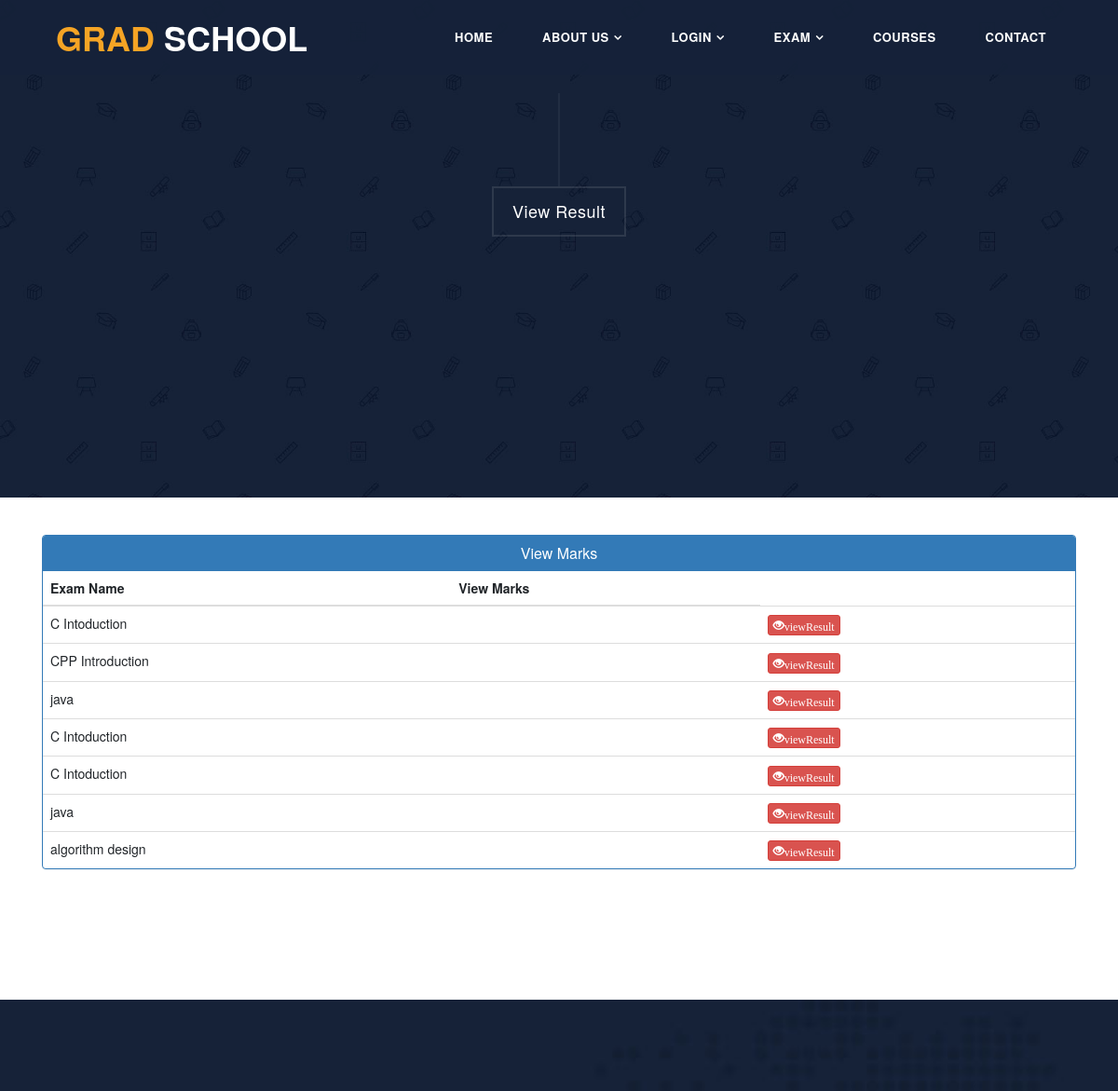
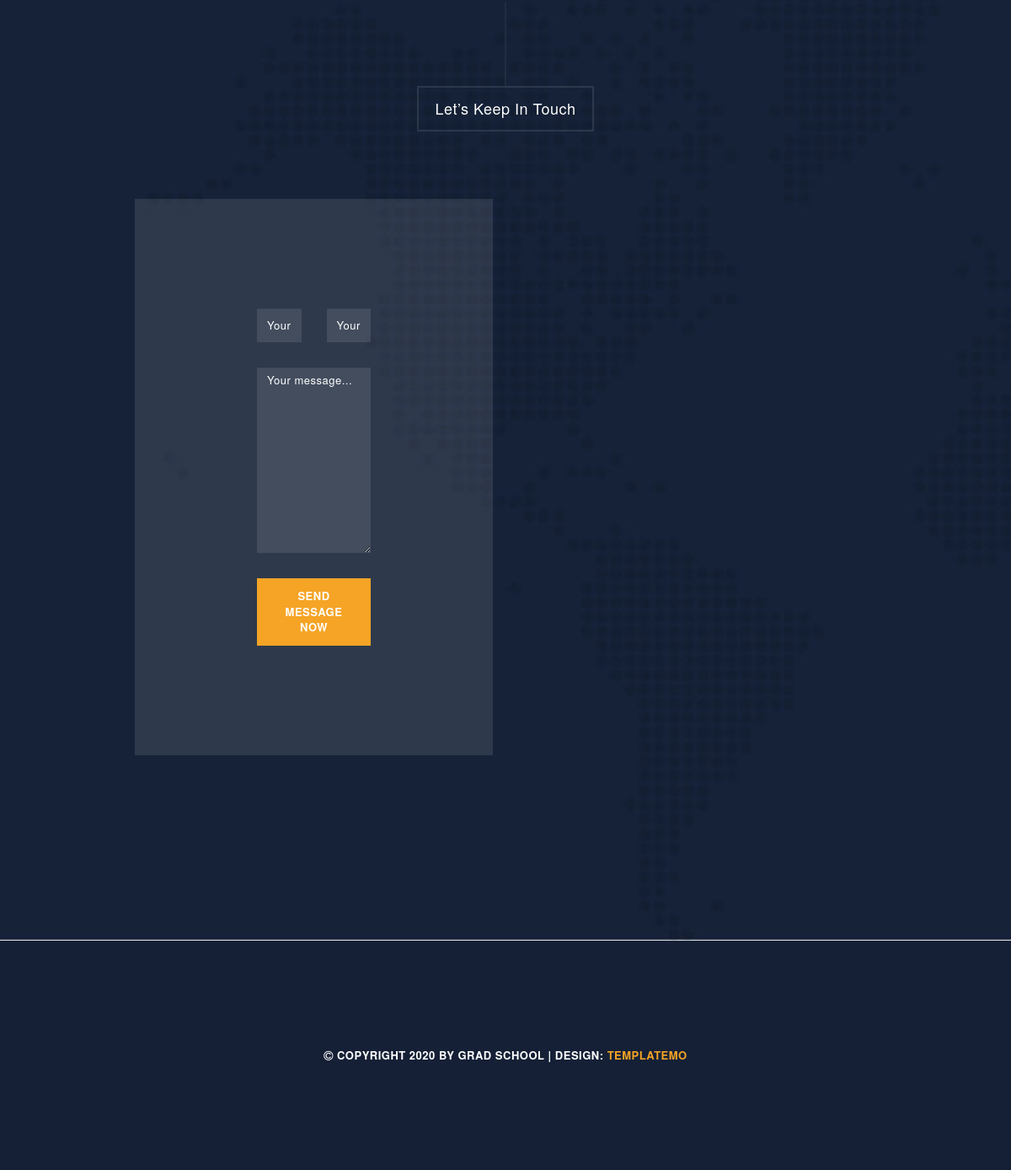
The app's page /view-result with its own data (2 pictures, top to bottom).
### exam/models.py (models this page shows, shortened)
class ExamSubject(models.Model):
   subject_name = models.ForeignKey(Subject,on_delete=models.CASCADE)
   question_number = models.PositiveIntegerField()
   total_marks = models.PositiveIntegerField()

### cariculam/models.py (models this page shows, shortened)
class Subject(models.Model):
    subject_id = models.CharField(max_length=100,unique=True)
    name = models.CharField(max_length=100)
    slug = models.SlugField(null=True,blank=True)
    course = models.ForeignKey(Course,on_delete=models.CASCADE,related_name='subjects')
    image = models.ImageField(upload_to = save_subject_image, blank = True, verbose_name = 'subject image' )
    description = models.TextField(max_length=500,blank=True)
    def __str__(self):
        return self.name

### account/views.py (the view)
# urls.py: path('view-result', views.view_result_view,name='view-result'),
def view_result_view(request):
    courses=QMODEL.ExamSubject.objects.all()
    return render(request,'view_result.html',{'courses':courses})

### account/templates/view_result.html (shortened to what this page needs)
{% extends 'home.html' %} {% block content %} {%load static%}
<section class="section courses" data-section="section4">
    <div class="container-fluid">
        <div class="row">
            <div class="col-md-12">
                <div class="section-heading">
                    <h2>View Result</h2>
                </div>
            </div>
        </div>
    </div>
</section>
<head>
    <link href="//netdna.bootstrapcdn.com/bootstrap/3.0.0/css/bootstrap.min.css" rel="stylesheet" id="bootstrap-css">
</head>
<br><br>
<div class="container">
    <div class="panel panel-primary">
        <div class="panel-heading">
            <h6 class="panel-title">View Marks</h6>
        </div>
        <table class="table table-hover" id="dev-table">
            <thead>
                <tr>
                    <th>Exam Name</th>
                    <th>View Marks</th>
                </tr>
            </thead>
            {% for t in courses %}
            <tr>
                <td> {{t.subject_name}}</td>
                <td>{{t.status}}</td>
                <td><a class="btn btn-danger btn-xs" href="{% url 'check-marks' t.id  %}"><span class="glyphicon glyphicon-eye-open">viewResult</span></a></td>
            </tr>
            {% endfor %}
        </table>
    </div>
</div>
<br><br><br><br><br><br> {% endblock content %}

### static/assets/css/templatemo-grad-school.css (style rules this page uses)
body { font-family: 'Montserrat', sans-serif; }
a { color: #3CF; text-decoration: none; }
.section-heading { text-align: center; margin-bottom: 70px; }
.section-heading h2:before { width: 1px; height: 100px; background-color: rgba(250,250,250,0.1); position: absolute; top: -102px; content: ''; left: 50%; transform: translate(-50%); }
.section-heading h2 { margin-top: 100px; position: relative; font-size: 18px; font-weight: 500; color: #fff; letter-spacing: 0.5px; display: inline-block; padding: 15px 20px; border: 2px solid rgba(250,250,250,0.1); }
section.courses { background-image: url(../images/choosing-bg.jpg); background-repeat: no-repeat; background-size: cover; background-color: #172238; padding-bottom: 100px; padding: 0px 30px 100px 30px; }

### account/templates/view_result.html (style rules this page uses)
a:link { text-decoration: none; }
h6 { text-align: center; }
.row { margin: 100px; }

### records on screen
ExamSubject: subject_name "C Intoduction"
ExamSubject: subject_name "CPP Introduction"
ExamSubject: subject_name "java"
ExamSubject: subject_name "C Intoduction"
ExamSubject: subject_name "C Intoduction"
ExamSubject: subject_name "java"
ExamSubject: subject_name "algorithm design"
